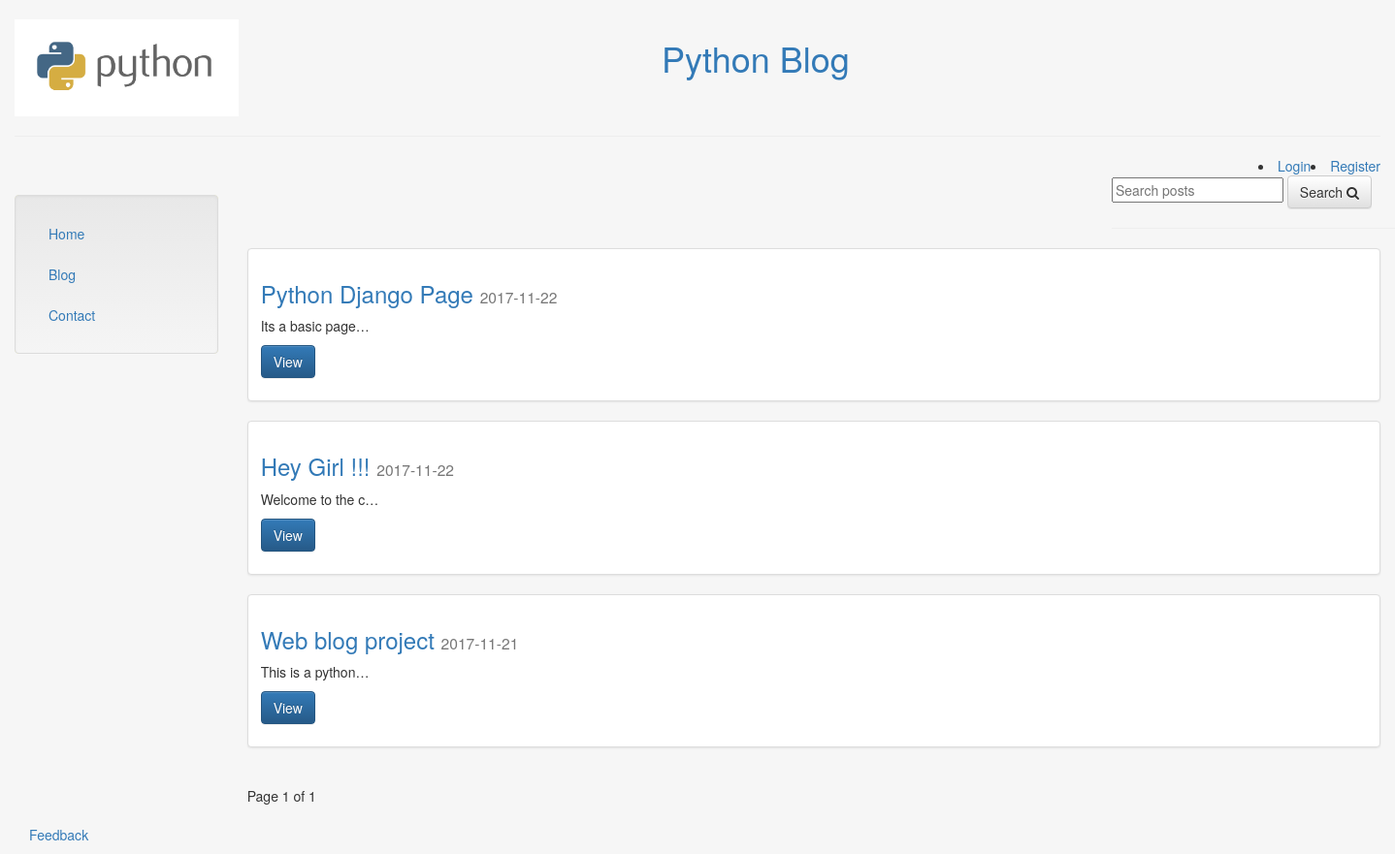
Screenshot of /blog/ with the database file from the repository.
### blog/models.py (models this page shows, shortened)
class Post(models.Model):
    user = models.ForeignKey(settings.AUTH_USER_MODEL, default=1)
    title = models.CharField(max_length = 140)
    body = models.TextField()
    date = models.DateTimeField(auto_now=False, auto_now_add=True)
    def get_absolute_url(self):
        return reverse("blog:detail", kwargs={"id": self.id})
    class Meta:
        ordering = ["-date"]

### blog/views.py (the view, shortened to what this page needs)
def post_list(request):
	queryset_list = Post.objects.all()#.order_by("-date")
	if request.user.is_staff or request.user.is_superuser:
		queryset_list = Post.objects.all()
	query = request.GET.get("q")
	paginator = Paginator(queryset_list, 6) # Show 25 contacts per page
	page_request_var = "page"
	page = request.GET.get('page')
	try:
		queryset = paginator.page(page)
	except PageNotAnInteger:
		queryset = paginator.page(1)
	except EmptyPage:
		queryset = paginator.page(paginator.num_pages)
	context = {
		"object_list": queryset,
		"title": "List",
		"page_request_var": page_request_var,
	}
	return render(request, 'blog/blog_posts.html',context)

### blog/templates/blog/blog_posts.html (shortened to what this page needs)
{% extends "webblog/header.html" %}
{% block content %}
<div class='col-sm-6 col-sm-offset-9'>
<form method='GET' action=''>
    <input type='text' name='q' placeholder='Search posts' value='{{ request.GET.q }}'/>
    <button class='btn btn-default' type='submit'>Search <i class="fa fa-search"></i></button>
</form>
<hr>
</div>
{% for obj in object_list %}
<div class="row">
  <div class="col-sm-12">
    <div class="thumbnail">
      <div class="caption">
        <h3><a href='{{ obj.get_absolute_url }}'>{{ obj.title }}</a> <small>{{ obj.date|date:"Y-m-d" }}</small></h3>
        <p>{{ obj.body|linebreaks|truncatechars:20 }}</p>
        <p><a href="{{ obj.get_absolute_url }}" class="btn btn-primary" role="button">View</a></p>
      </div>
    </div>
  </div>
</div>
{% endfor %}
<div class="pagination">
    <span class="step-links">
        <span class="current">
            Page {{ object_list.number }} of {{ object_list.paginator.num_pages }}
        </span>
    </span>
</div>
{% endblock %}

### webblog/templates/webblog/header.html (style rules this page uses)
html, body { height:100% }

### rows the page displays
Post: title "Python Django Page", date "2017-11-22", body "Its a basic page…"
Post: title "Hey Girl !!!", date "2017-11-22", body "Welcome to the c…"
Post: title "Web blog project", date "2017-11-21", body "This is a python…"

### other values shown
{{ object_list.number }} "1"
{{ object_list.paginator.num_pages }} "1"
